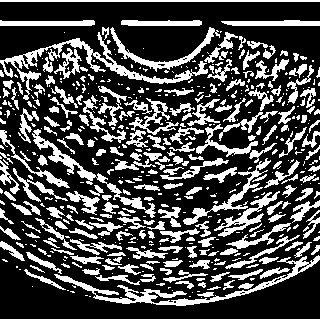
#> input picture Niblack.jpg, 320 x 320 px
$ python -i decision.py   (imports and definitions only)
#> lines starting #> are read from the running program, lines starting #| are printed output that depends on the picture; after the words box and inside, x2 and y2 are one past the last pixel; in counts of white or black regions, pixels touching at a corner belong together
#> further down, picture is the input picture: shape (320, 320); min 0, max 255, mean 75.1
### salt_segmentation/segmentation.py
import cv2
import numpy as np

def resize_image ( image ):
    return cv2.resize ( image , ( 250,250 ) )

# [11 lines left out: function adaptive_histogram_equalization, not called in this run]

def erode_image( binary_image : list , ksize = 3 ):
    kernel = np.ones((ksize, ksize), np.uint8)
    if binary_image is not None : return cv2.dilate(binary_image, kernel, iterations=1)

def dilate_image( binary_image : list, ksize = 3 ):
    kernel = np.ones((ksize, ksize), np.uint8)
    if binary_image is not None : return cv2.erode(binary_image, kernel, iterations=1)

# [36 lines left out: functions create_new_canvas, calculate_otsu_threshold, not called in this run]

def apply_bin_threshold_canvas(gray_canvas):

    return np.where( gray_canvas > calculate_otsu_threshold( gray_canvas ), 1, 0).astype(np.uint8)

boxes = []

# [40 lines left out: function display_image_with_red_dots, not called in this run]

def final_func(gray_image):

    gray_image = adaptive_histogram_equalization( resize_image ( gray_image) )

    display_image_with_red_dots(gray_image , lower_threshold = 0, var_threshold = 100 )
    canvas = create_new_canvas(boxes,gray_image)
    #cv2.imshow("Canvas",canvas)

    final_image = apply_bin_threshold_canvas(canvas) * 255
    # [7 lines of commented-out code are left out]
    return final_image

image_path = "PCOS_ultrasonic/infected/img6.jpg"
gray_image = cv2.imread ( image_path , 0 )
processed_img = final_func ( gray_image )
cv2.imshow ( "Result" , processed_img )
cv2.waitKey ( 0 )

### salt_segmentation/decision.py
import cv2
import numpy as np
from segmentation import final_func as salt_segmentation
from segmentation import erode_image, dilate_image
from segmentation import adaptive_histogram_equalization

def mark_speckle( gray_image ):

    filtered_image = cv2.medianBlur( gray_image , 5 )
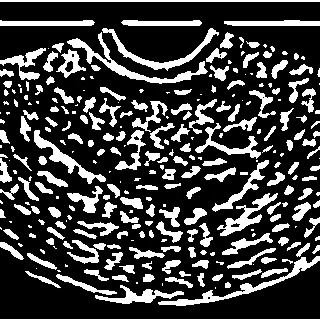
#> filtered_image: shape (320, 320); min 0, max 255, mean 64.3
    speckle_noise = cv2.absdiff(gray_image, filtered_image)
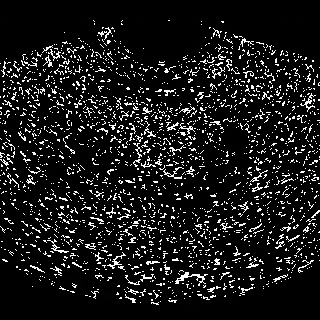
#> speckle_noise: shape (320, 320); min 0, max 255, mean 26.3
    _, binary_image = cv2.threshold(speckle_noise, 30, 255, cv2.THRESH_BINARY)
#> binary_image: shape (320, 320); 10.2% white in thin lines or dots, all inside (x1, y1, x2, y2) = (0, 20, 320, 305)

    image = cv2.cvtColor ( gray_image, cv2.COLOR_GRAY2BGR )

    marked_image = image.copy()
    marked_image[binary_image > 0] = [0, 0, 255]  # Mark in red (BGR color format)
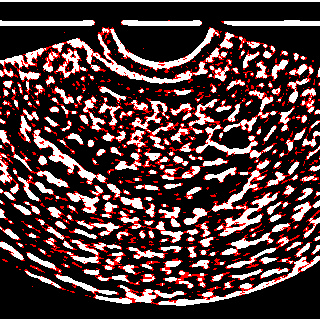
#> marked_image: shape (320, 320, 3); 10.15% of pixels changed, all inside (x1, y1, x2, y2) = (0, 20, 320, 305)

    return marked_image


def filter_speckle ( image , box_size = 5 , iterations = 1 ):
    height, width, _ = image.shape

    half_box = box_size // 2

    for _ in range ( iterations ):
        for y in range(height):
            for x in range(width):
                # Check if the current pixel is red ([0, 0, 255])
                if np.array_equal(image[y, x], [0, 0, 255]):
                    # Define the coordinates of the box neighborhood
                    x_min = max(0, x - half_box)
                    x_max = min(width, x + half_box + 1)
                    y_min = max(0, y - half_box)
                    y_max = min(height, y + half_box + 1)

                    # Check if there is a black pixel ([0, 0, 0]) in the neighborhood
                    has_black_pixel = False
                    for ny in range(y_min, y_max):
                        for nx in range(x_min, x_max):
                            if np.array_equal(image[ny, nx], [0, 0, 0]):
                                has_black_pixel = True
                                break
                        if has_black_pixel:
                            break

                    # If there is a black pixel in the neighborhood, change the red pixel to black
                    if has_black_pixel:
                        image[y, x] = [0, 0, 0]

    return image

def speckle_noise( image ):

    return len( [ pixel for row in image for pixel in row if list( pixel ) == [ 0 , 0 , 255 ]] )

def preprocess_image ( image ):
    if ( speckle_noise ( filter_speckle ( mark_speckle ( image ) ) ) <= 1000 ):
        return erode_image ( salt_segmentation ( image ) )
    else:
        return salt_segmentation ( image )

>>> import cv2
>>> picture = cv2.imread('../Niblack.jpg', cv2.IMREAD_GRAYSCALE)
>>> result = mark_speckle(picture)

$ run again, on otsu.jpg
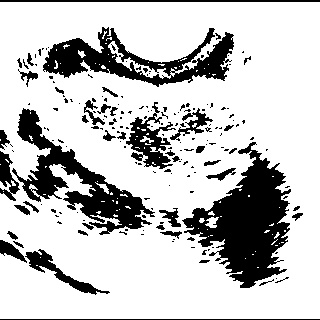
#> input picture otsu.jpg, 320 x 320 px
#> picture is the input picture: shape (320, 320); min 0, max 255, mean 196.2
#> in mark_speckle, `speckle_noise = cv2.absdiff(gray_image, filtered_image)`:
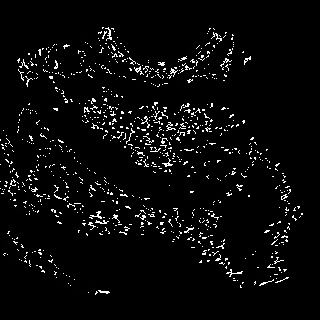
#> speckle_noise: shape (320, 320); min 0, max 255, mean 10.3
#> binary_image: shape (320, 320); 3.9% white in thin lines or dots, all inside (x1, y1, x2, y2) = (0, 27, 303, 295)
#> in mark_speckle, `marked_image[binary_image > 0] = [0, 0, 255]`:
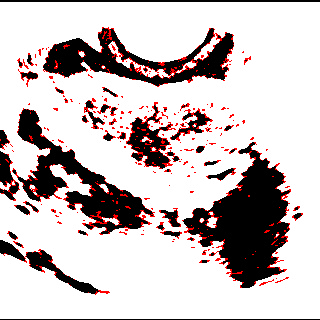
#> marked_image: shape (320, 320, 3); 3.95% of pixels changed, all inside (x1, y1, x2, y2) = (0, 27, 303, 295)
